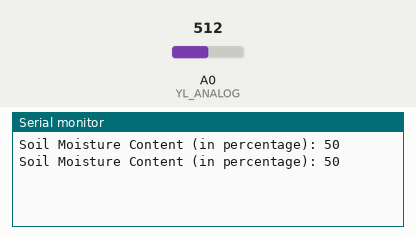
The sketch below on a simulated Arduino Uno, built with avr-gcc and run on an emulated ATmega328P. Parts: the last lines printed to the serial monitor. The inputs (shaded band) are chosen by the test bench; at power-on: A0 (YL_ANALOG) = 512.

Above: at 2.8 s.
2.9 s: A0 (YL_ANALOG) set to 716
At 4.6 s:
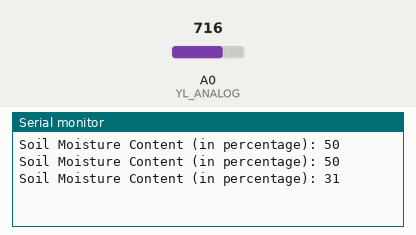
5.6 s: A0 (YL_ANALOG) set to 900
At 7.3 s:
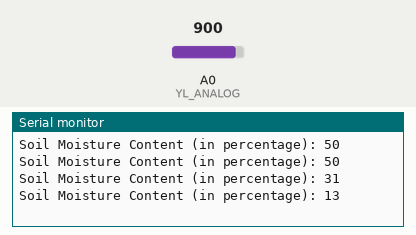
Timing chart, 0 to 8.8 s (numbered marks = the images above; inputs shaded):
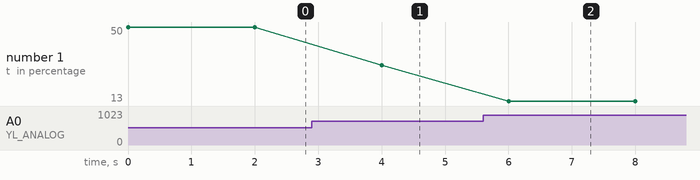

The sketch:

YL-69.ino
```cpp
//HL-69 Soil Moisture Sensor

#define YL_ANALOG A0
#define YL_DIGITAL 3

void setup() {
  // put your setup code here, to run once:
  pinMode(YL_ANALOG,INPUT);
  pinMode(YL_DIGITAL,INPUT);
  Serial.begin(9600);
}

void loop() {
  // put your main code here, to run repeatedly:
  int val=analogRead(YL_ANALOG);
  int percent=map(val,0,1023,0,100);
  Serial.print("Soil Moisture Content (in percentage): ");
  Serial.println(100-percent);
  delay(2000);
}
```

Measured:
- after the input at 2.9 s, the serial monitor: prints a new line after 1.1 s (image 1)
- after the input at 5.6 s, the serial monitor: prints a new line after 0.40 s (image 2)
- plotted number 1: 50 → 31 after the input at 2.9 s, 31 → 13 after the input at 5.6 s
